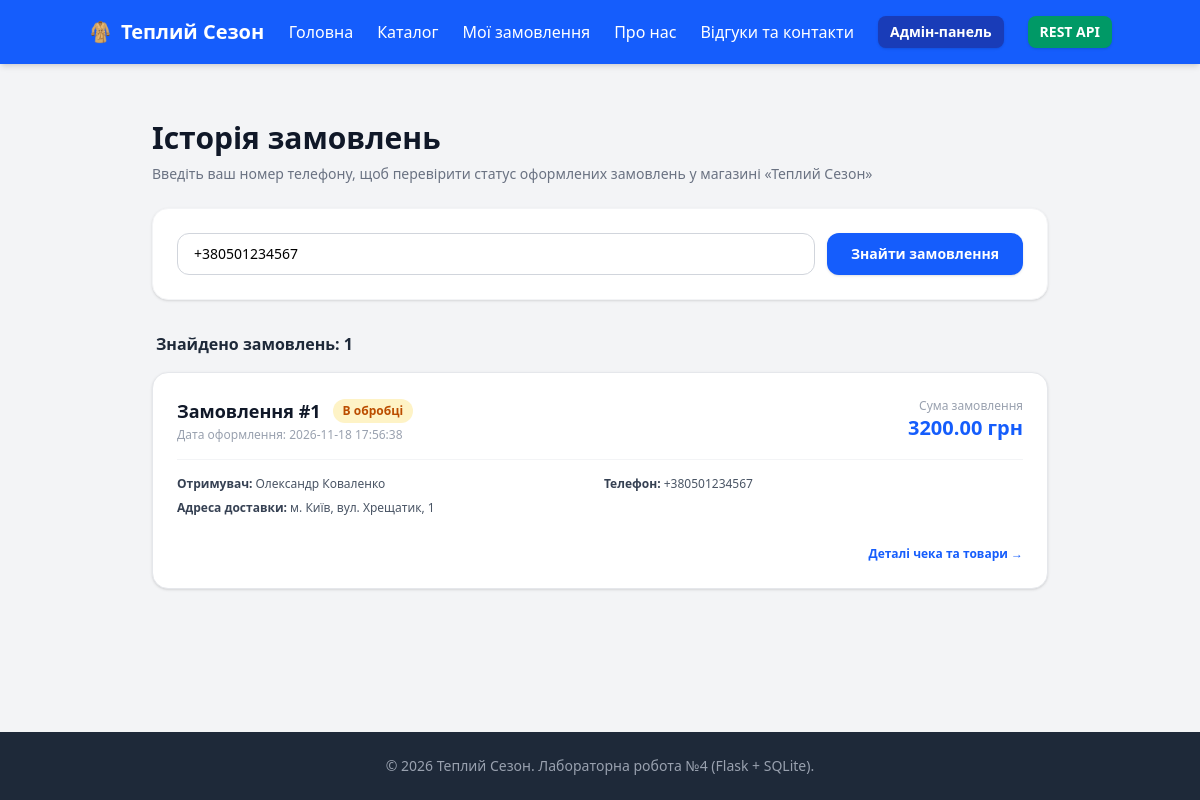
The page /my-orders?phone=+380501234567 on the database its author committed.
### tables this page shows
CREATE TABLE orders (
                id INTEGER PRIMARY KEY AUTOINCREMENT,
                customer_id INTEGER,
                customer_name TEXT NOT NULL,
                customer_phone TEXT NOT NULL,
                customer_address TEXT NOT NULL,
                status TEXT NOT NULL DEFAULT 'Нове',
                total_price REAL NOT NULL,
                coupon_code TEXT,
                discount_amount REAL DEFAULT 0,
                created_at TIMESTAMP DEFAULT CURRENT_TIMESTAMP,
                FOREIGN KEY (customer_id) REFERENCES customers(id) ON DELETE SET NULL
            );

### routes/shop.py (the view)
@shop_bp.route('/my-orders', methods=['GET', 'POST'])
def my_orders():
    phone = request.values.get('phone', '').strip()
    orders = []
    if phone:
        orders = models.get_orders_by_phone(phone)
    return render_template('my_orders.html', phone=phone, orders=orders)

### models.py (called while the page is built)
def get_db():
    if 'db' not in g:
        g.db = sqlite3.connect(
            current_app.config['DATABASE'],
            detect_types=sqlite3.PARSE_DECLTYPES
        )
        g.db.row_factory = sqlite3.Row
        g.db.execute('PRAGMA foreign_keys = ON;')
    return g.db

def get_orders_by_phone(phone):
    db = get_db()
    clean = phone.strip()
    return db.execute(
        'SELECT * FROM orders WHERE customer_phone LIKE ? ORDER BY created_at DESC;',
        (f'%{clean}%',)
    ).fetchall()

### templates/my_orders.html (shortened to what this page needs)
{% extends "base.html" %}
{% block content %}
<div class="max-w-4xl mx-auto py-6">
    <div class="mb-6">
        <h1 class="text-3xl font-extrabold text-gray-900 mb-2">Історія замовлень</h1>
        <p class="text-gray-500 text-sm">Введіть ваш номер телефону, щоб перевірити статус оформлених замовлень у магазині «Теплий Сезон»</p>
    </div>
    <div class="bg-white rounded-2xl shadow-sm border border-gray-100 p-6 mb-8">
        <form method="GET" action="{{ url_for('shop_bp.my_orders') }}" class="flex flex-col sm:flex-row gap-3">
            <div class="flex-grow">
                <input type="text" name="phone" value="{{ phone }}" required placeholder="Введіть номер телефону (наприклад: +380501234567)"
                       class="w-full px-4 py-2.5 border border-gray-300 rounded-xl text-sm focus:ring-2 focus:ring-blue-500 focus:outline-none">
            </div>
            <button type="submit" class="bg-blue-600 hover:bg-blue-700 text-white font-semibold py-2.5 px-6 rounded-xl text-sm transition shadow cursor-pointer">
                Знайти замовлення
            </button>
        </form>
    </div>
    {% if phone %}
        {% if orders %}
        <div class="space-y-4">
            <div class="flex justify-between items-center px-1">
                <h2 class="text-base font-bold text-gray-800">Знайдено замовлень: {{ orders|length }}</h2>
            </div>
            {% for o in orders %}
            <div class="bg-white rounded-2xl border border-gray-200 p-6 shadow-sm hover:shadow transition">
                <div class="flex flex-col sm:flex-row justify-between sm:items-center pb-4 border-b border-gray-100 gap-2 mb-4">
                    <div>
                        <div class="flex items-center gap-3">
                            <span class="text-lg font-black text-gray-900">Замовлення #{{ o.id }}</span>
                            <span class="text-xs px-2.5 py-1 rounded-full font-bold
                                {% if o.status == 'Нове' %}bg-blue-100 text-blue-700
                                {% elif o.status == 'В обробці' %}bg-amber-100 text-amber-700
                                {% elif o.status == 'Відправлено' %}bg-indigo-100 text-indigo-700
                                {% elif o.status == 'Виконано' %}bg-green-100 text-green-700
                                {% else %}bg-gray-100 text-gray-700{% endif %}">
                                {{ o.status }}
                            </span>
                        </div>
                        <span class="text-xs text-gray-400 mt-0.5 block">Дата оформлення: {{ o.created_at }}</span>
                    </div>
                    <div class="text-right">
                        <span class="text-xs text-gray-400 block">Сума замовлення</span>
                        <span class="text-xl font-extrabold text-blue-600">{{ "%.2f"|format(o.total_price) }} грн</span>
                    </div>
                </div>
                <div class="grid grid-cols-1 sm:grid-cols-2 gap-2 text-xs text-gray-600 mb-4">
                    <div><span class="font-semibold text-gray-700">Отримувач:</span> {{ o.customer_name }}</div>
                    <div><span class="font-semibold text-gray-700">Телефон:</span> {{ o.customer_phone }}</div>
                    <div class="sm:col-span-2"><span class="font-semibold text-gray-700">Адреса доставки:</span> {{ o.customer_address }}</div>
                </div>
                <div class="pt-2 text-right">
                    <a href="{{ url_for('shop_bp.order_success', order_id=o.id) }}" class="text-xs text-blue-600 hover:text-blue-800 font-bold inline-flex items-center gap-1">
                        Деталі чека та товари &rarr;
                    </a>
                </div>
            </div>
            {% endfor %}
        </div>
        {% endif %}
    {% endif %}
</div>
{% endblock %}

### rows shown on the page
orders: id "1", status "В обробці", created_at "2026-11-18 17:56:38", total_price "3200.00", customer_name "Олександр Коваленко", customer_phone "+380501234567", customer_address "м. Київ, вул. Хрещатик, 1"

### other values the page prints
{{ orders|length }} "1"
